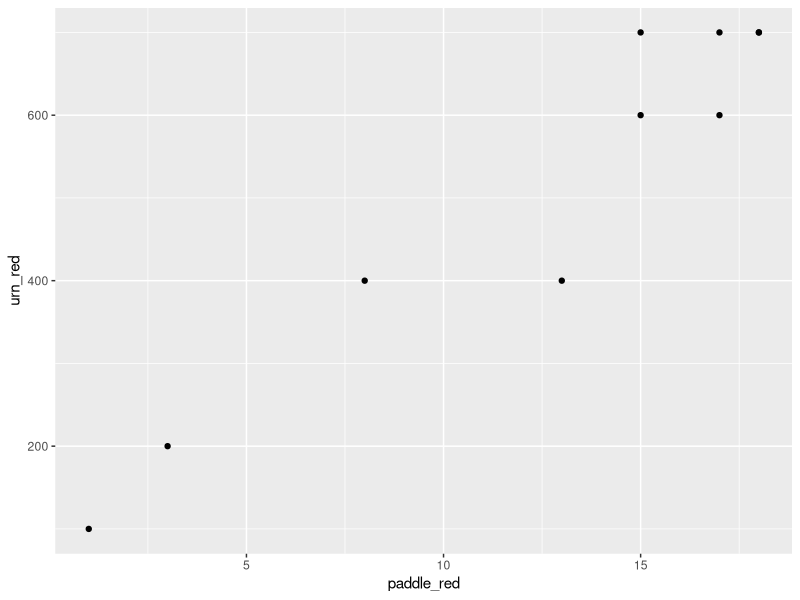
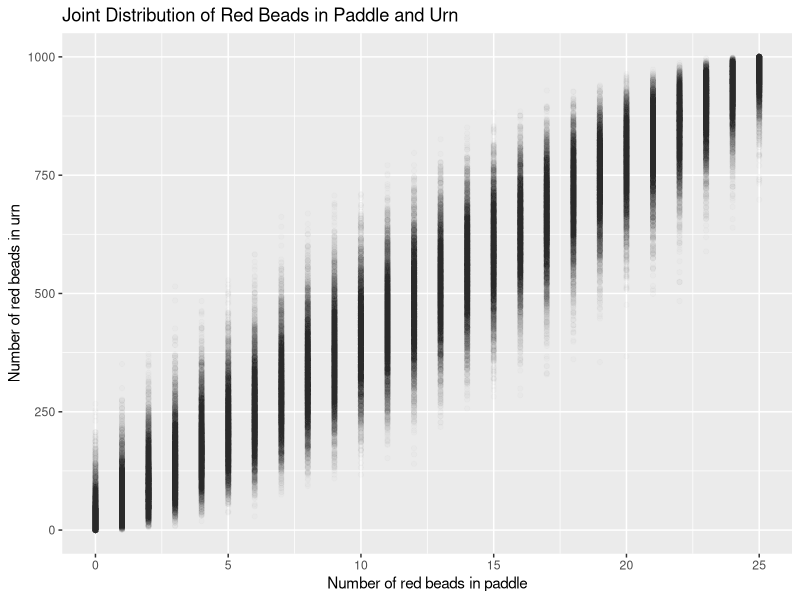
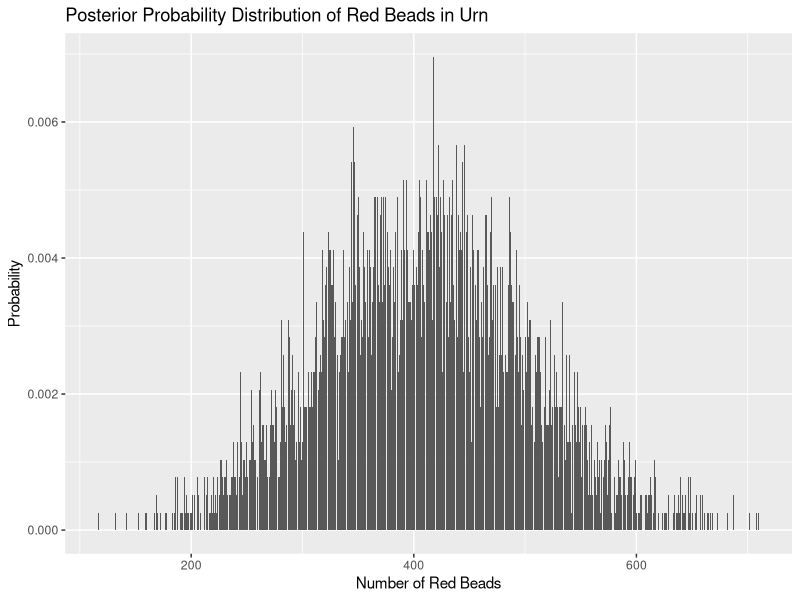

Source code (R) for these figures, in order:
## ---- chunk 1
knitr::opts_chunk$set(echo = FALSE)
library(tidyverse)

# Build an urn with 500 red beads, 490 blue beads, and 10 yellow beads. The urn
# should have two variables: ID and color. Mix up the beads in the urn randomly.
# That is, we don't want all the red beads to have ID 1 through 500 and so on.
# Sort the urn by ID.

beads <- c(rep("red", 500), rep("blue", 490), rep("yellow", 10))

urn <- tibble(ID = 1:1000,
              color = sample(beads))

# Using the book, where a very similar example is given, is highly recommended.
# But, this example is trickier than the book because you have to mix up the
# beads before you assign the `ID` values. If you don't tell sample() how many
# you want, it just gives you back everything, reordered. Try `sample(letters)`
# to see. (Note that `letters` is a built in object in R.)
              
## ---- chunk 2
tibble(urn_red = seq(100, 700, by = 100)) %>% 
  mutate(paddle_red = map(urn_red, ~ rbinom(n = 100, size = 25, prob = ./1000))) %>% 
  unnest(paddle_red) %>% 
  sample_n(10) %>%
  ggplot(aes(x = paddle_red, y = urn_red)) + geom_point()
## ---- chunk 3
x <- tibble(urn_red = seq(0, 1000, by = 1)) %>% 
  mutate(paddle_red = map(urn_red, ~ rbinom(n = 100, size = 25, prob = ./1000))) %>% 
  unnest(paddle_red) 

x %>% 
  ggplot(aes(x = paddle_red, y = urn_red)) + 
    geom_point(alpha = 0.01) +
    labs(title = "Joint Distribution of Red Beads in Paddle and Urn",
         x = "Number of red beads in paddle",
         y = "Number of red beads in urn")
## ---- chunk 4
post <- x %>%
  filter(paddle_red == 10) %>%
  group_by(urn_red) %>%
  summarize(total = n(), .groups = "drop") %>%
  mutate(probs = total/sum(total))

post %>%
  ggplot(aes(x = urn_red, y = probs)) + 
    geom_col() +   
    labs(title = "Posterior Probability Distribution of Red Beads in Urn",
         x = "Number of Red Beads",
         y = "Probability")
## ---- chunk 5
post %>% 
  mutate(new_reds = map(urn_red, 
                            ~ rbinom(n = 100, 
                                     size = 20,
                                     prob = ./1000))) %>% 
  unnest(new_reds) %>% 
  mutate(res = ifelse(new_reds > 3, TRUE, FALSE)) %>% 
  summarise(final = weighted.mean(res, probs))
